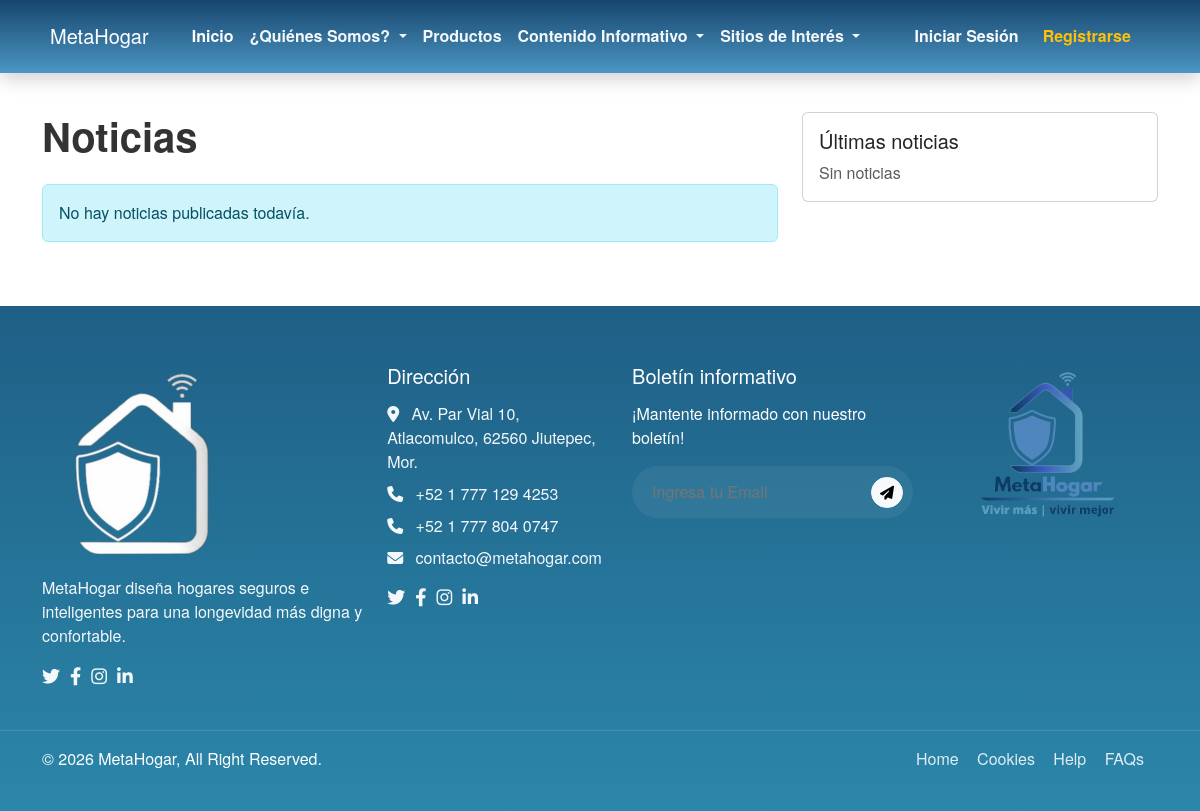
/public/noticias.php, run on an earlier commit of the app's database.
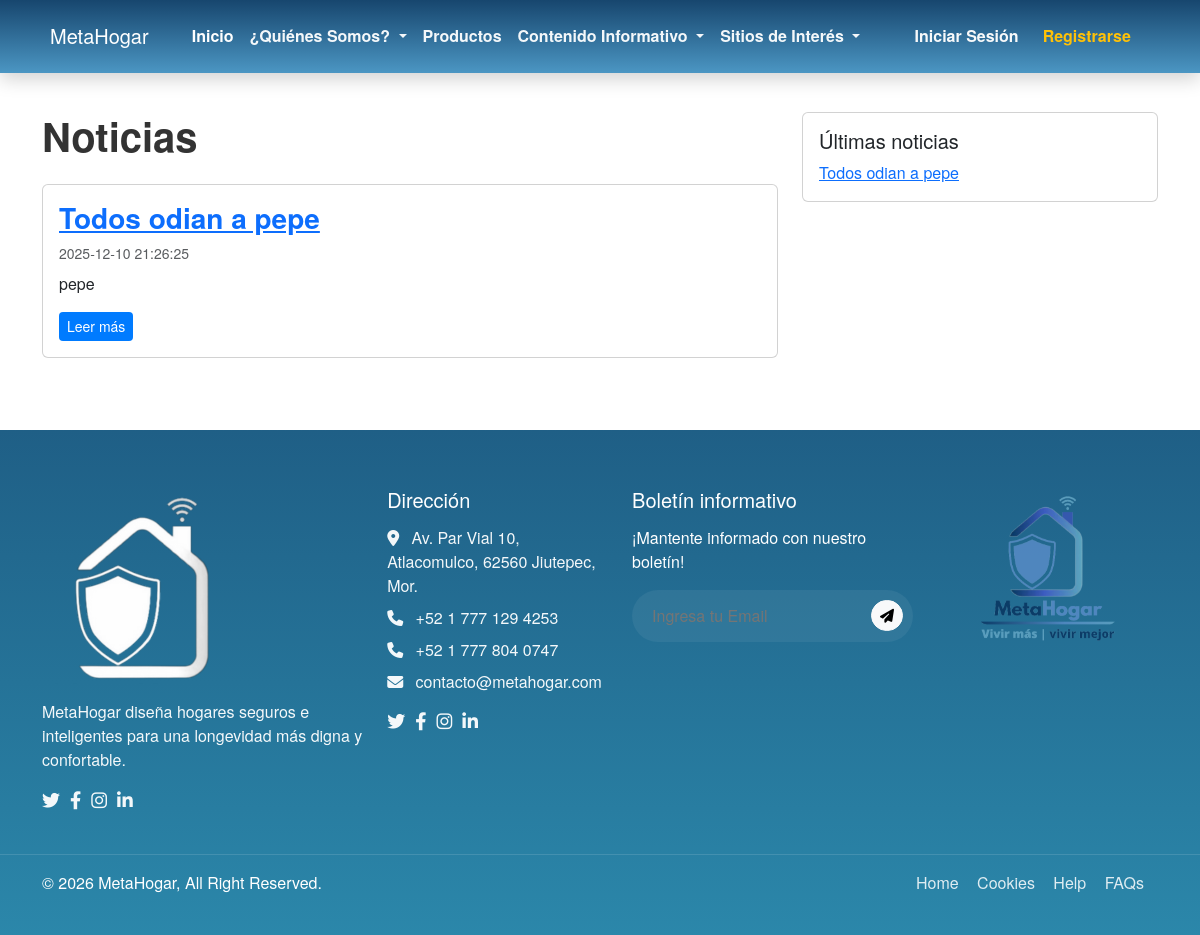
And on a later commit of the database.
### tables this page shows
CREATE TABLE `contenido` (
  `idContenido` int(11) NOT NULL,
  `Tipo` enum('NOTICIA','ARTICULO','BLOG','SITIO_INTERES') NOT NULL,
  `Titulo` varchar(200) NOT NULL,
  `Cuerpo` text NOT NULL,
  `AutorUsuario_id` int(11) DEFAULT NULL,
  `FechaPublicacion` datetime NOT NULL DEFAULT current_timestamp(),
  `Activo` tinyint(1) DEFAULT 1
);

### app/models/Contenido.php (called while the page is built, shortened)
<?php
class Contenido {
    public static function getAll($pdo) {
        $stmt = $pdo->query('SELECT idContenido, Tipo, Titulo, Cuerpo, FechaPublicacion, Activo FROM contenido ORDER BY FechaPublicacion DESC');
        return $stmt->fetchAll();
    }
}
?>

### public/noticias.php (the view, shortened to what this page needs)
<?php
require_once __DIR__ . '/../app/config/db.php';
require_once __DIR__ . '/../app/models/Contenido.php';
?>
<!doctype html>
<html lang="es">
<head>
    <link href="https://cdn.jsdelivr.net/npm/bootstrap@5.3.2/dist/css/bootstrap.min.css" rel="stylesheet">
    <link rel="stylesheet" href="assets/css/style.css">
    <link rel="stylesheet" href="assets/css/navbar.css">
    <link rel="stylesheet" href="assets/css/bs-navbar.css">
    <link rel="stylesheet" href="https://cdnjs.cloudflare.com/ajax/libs/font-awesome/6.4.0/css/all.min.css">
</head>
<body>
<?php include __DIR__ . '/partials/bs-navbar.php'; ?>
<main class="container py-5 mt-4">
    <div class="row">
        <div class="col-lg-8">
            <h1 class="mb-4">Noticias</h1>
            <?php
            $items = Contenido::getAll($pdo);
            $shown = 0;
            foreach ($items as $it):
                $itemTipo = isset($it['Tipo']) ? strtoupper($it['Tipo']) : '';
                if ($itemTipo !== 'NOTICIA') continue;
                $shown++;
            ?>
            <article class="card mb-4">
                <div class="card-body">
                    <h3 class="card-title"><a href="noticia_post.php?id=<?= $it['idContenido'] ?>"><?= htmlspecialchars($it['Titulo']) ?></a></h3>
                    <div class="text-muted small mb-2"><?= htmlspecialchars($it['FechaPublicacion']) ?></div>
                    <p class="card-text">
                        <?php
                        $plain = strip_tags($it['Cuerpo'] ?? '');
                        if (mb_strlen($plain) > 320) {
                            echo htmlspecialchars(mb_substr($plain, 0, 320)) . '...';
                        } else {
                            echo htmlspecialchars($plain);
                        }
                        ?>
                    </p>
                    <a href="noticia_post.php?id=<?= $it['idContenido'] ?>" class="btn btn-sm btn-primary">Leer más</a>
                </div>
            </article>
            <?php endforeach; ?>
            <?php if ($shown === 0): ?>
                <div class="alert alert-info">No hay noticias publicadas todavía.</div>
            <?php endif; ?>
        </div>
        <aside class="col-lg-4">
            <div class="card mb-4">
                <div class="card-body">
                    <h5>Últimas noticias</h5>
                    <ul class="list-unstyled mb-0">
                        <?php
                        $count = 0;
                        foreach ($items as $it) {
                            $itemTipo = isset($it['Tipo']) ? strtoupper($it['Tipo']) : '';
                            if ($itemTipo !== 'NOTICIA') continue;
                            $count++;
                            echo '<li><a href="noticia_post.php?id=' . $it['idContenido'] . '">' . htmlspecialchars($it['Titulo']) . '</a></li>';
                        }
                        if ($count === 0) echo '<li class="text-muted">Sin noticias</li>';
                        ?>
                    </ul>
                </div>
            </div>
        </aside>
    </div>
</main>
<?php require_once __DIR__ . '/includes/footer.php'; ?>
</body>
</html>

What changed in the data, as far as the page shows it:
added contenido: Titulo "Todos odian a pepe", FechaPublicacion "2025-12-10 21:26:25", Cuerpo "pepe"
Also different on the page:
text no longer shown: "No hay noticias publicadas todavía. Sin noticias"
